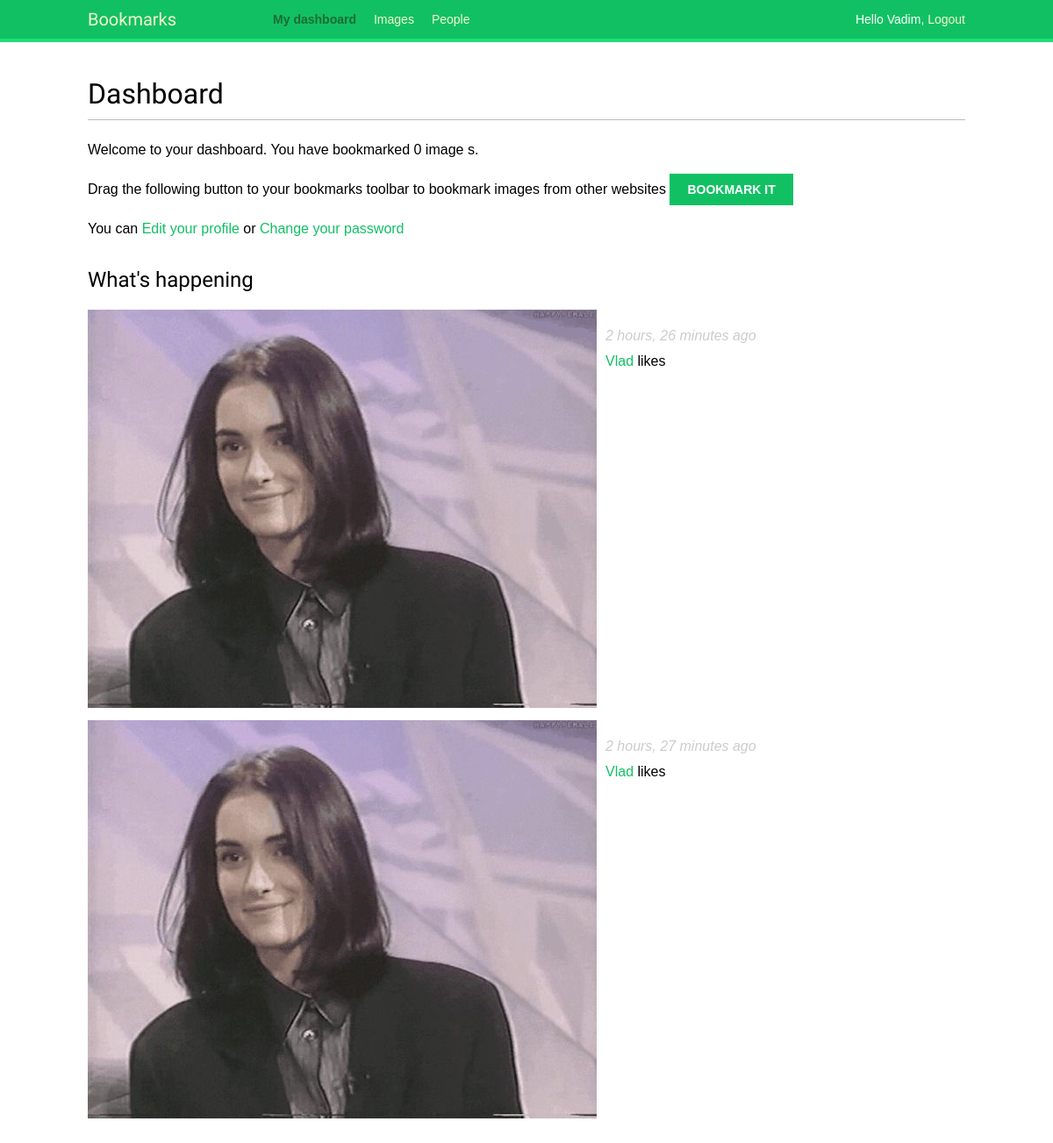
/account/ (signed in), run on the app's committed database.
### actions/models.py (models this page shows)
class Action(models.Model):
    user = models.ForeignKey('auth.User', related_name='action',
                             db_index=True, on_delete=models.CASCADE)
    verb = models.CharField(max_length=255)
    target_ct = models.ForeignKey(ContentType, blank=True, null=True,
                                  related_name='target_obj', on_delete=models.CASCADE)
    target_id = models.PositiveIntegerField(null=True, blank=True, db_index=True)
    target = GenericForeignKey('target_ct', 'target_id')
    created = models.DateTimeField(auto_now_add=True, db_index=True)
    class Meta:
        ordering = ('-created',)

### account/views.py (the view)
# urls.py: path('', views.dashboard, name='dashboard'),
@login_required
def dashboard(request):
    actions = Action.objects.exclude(user=request.user)
    following_ids = request.user.following.values_list('id',
                                                       flat=True)
    if following_ids:
        actions = actions.filter(user_id__in=following_ids)
    actions = actions.select_related('user', 'user__profile')\
                     .prefetch_related('target')[:10]
    return render(request,
                  'account/dashboard.html',
                  {'section': 'dashboard',
                   'actions': actions})

### account/templates/account/dashboard.html (shortened to what this page needs)
{% extends 'base.html' %}
{% block content %}
    <h1>Dashboard</h1>
    {% with total_images_created=request.user.images_created.count %}
        <p> Welcome to your dashboard. You have bookmarked {{ total_images_created }} image {{ total_images_created|pluralize }}.</p>
    {% endwith %}
    <p>
        Drag the following button to your bookmarks toolbar to bookmark images from other websites
        <a href="javascript:{% include "bookmarklet_launcher.js" %}" class="button">Bookmark it</a>
    </p>
    <p>
        You can <a href="{% url "edit" %}"> Edit your profile </a> or
        <a href="{% url "password_change" %}"> Change your password</a>
    </p>
    <h2>What's happening</h2>
    <div id="action-list">
        {% for action in actions %}
            {% include "actions/action/detail.html" %}
        {% endfor %}
    </div>
{% endblock %}

### account/templates/base.html (shortened to what this page needs)
{% load static %}
<!DOCTYPE html>
<html>
<head>
  <link href="{% static "css/base.css" %}" rel="stylesheet">
</head>
<body>
  <div id="header">
    <span class="logo">Bookmarks</span>
    {% if request.user.is_authenticated %}
      <ul class="menu">
        <li {% if section == "dashboard" %}class="selected"{% endif %}>
          <a href="{% url "dashboard" %}">My dashboard</a>
        </li>
        <li {% if section == "images" %}class="selected"{% endif %}>
          <a href="{% url "images:list" %}">Images</a>
        </li>
        <li {% if section == "people" %}class="selected"{% endif %}>
          <a href="{% url "user_list" %}">People</a>
        </li>
      </ul>
    {% endif %}
    <span class="user">
      {% if request.user.is_authenticated %}
        Hello {{ request.user.first_name }},
        <a href="{% url "logout" %}">Logout</a>
      {% else %}
        <a href="{% url "login" %}">Log-in</a>
      {% endif %}
    </span>
  </div>
  <div id="content">
    {% block content %}
    {% endblock %}
  </div>
</body>
</html>

### actions/templates/actions/action/detail.html (shortened to what this page needs)
{% load thumbnail %}
{% with user=action.user profile=action.user.profile %}
<div class="action">
  <div class="images">
    {% if profile.photo %}
      {% thumbnail user.profile.photo "80x80" crop="100%" as im %}
        <a href="{{ user.get_absolute_url }}">
          <img src="{{ im.url }}" alt="{{ user.get_full_name }}" class="item-img">
        </a>
      {% endthumbnail %}
    {% endif %}
  </div>
  <div class="info">
    <p>
      <span class="date">{{ action.created|timesince }} ago</span>
      <br />
      <a href="{{ user.get_absolute_url }}">
        {{ user.first_name }}
      </a>
      {{ action.verb }}
    </p>
  </div>
</div>
{% endwith %}

### account/static/css/base.css (style rules this page uses)
body { margin:0; padding:0; font-family:helvetica, sans-serif; }
p { line-height: 1.8; }
a { color:#12c064; text-decoration:none; }
h1, h2, h3, h4, h5 , h6 { font-family: 'Muli', sans-serif; font-weight:normal; }
h1 { border-bottom:1px solid #bbb; padding:0 0 10px 0; margin:10px 0 20px 0; }
h2 { margin:30px 0 20px; }
#header { padding:10px 100px; font-size:14px; background:#12c064; color:#fff; border-bottom:4px solid #1cdf78; overflow:auto; }
#header .logo { font-family: 'Muli', sans-serif; float:left; color:#f3f7cc; font-size:20px; margin-right:10%; }
#header ul.menu { list-style:none; float:left; margin:0; padding:0; }
#header ul.menu li { float:left; padding:4px 10px; }
#header ul.menu li.selected a, #header ul.menu li.selected a:hover { color:#1b6d32; font-weight:bold; }
#header a { color:#f3f7cc; }
#header .user { float:right; padding-top:4px; }
#content { padding:30px 100px; }
input[type=submit], a.button { font-weight:bold; background:#12c064; color:#fff; padding:10px 20px; font-size:14px; text-transform:uppercase; }
.action { clear:both; overflow:auto; }
.action .images { float:left; margin:0 10px 10px 0; }
.action .date { font-style:italic; color:#ccc; }

### data on the page
Action: created "2 hours, 26 minutes", user.first_name "Vlad", verb "likes"
Action: created "2 hours, 27 minutes", user.first_name "Vlad", verb "likes"

### other printed values
{{ request.user.first_name }} "Vadim"
{{ total_images_created }} "0"
